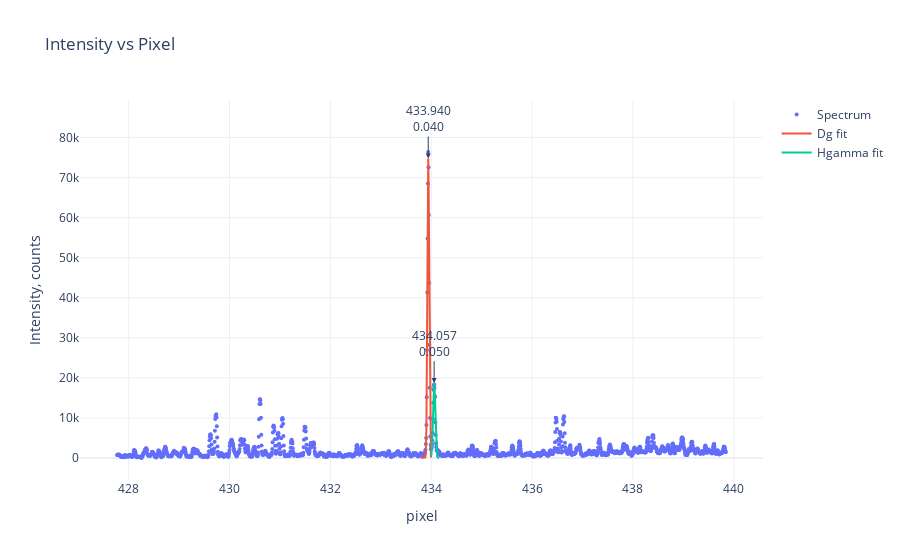

Notebook code cell kept with this figure:
### Code cell
#pixtolam = lambda x: -5.978e-03*x+ 440.2037
coeff = [-2.76244673e-07, -5.33068727e-03,  4.39841180e+02]
poly = np.poly1d(coeff)
pixels = np.arange(spectrum.shape[0])
#lam = pixtolam(pixels)
lam = poly(pixels)
fig = dv.plot_spectrum(spectrum,x=lam)

dgamma = dv.fit_single_gaussian(lam,spectrum,[433.8,434],name=r'Dg fit',fig=fig)
hgamma = dv.fit_single_gaussian(lam,spectrum,[434,434.15],name=r'Hgamma fit',fig=fig)
fig.show()

### Figure 1 — Plotly figure (JSON) as saved in the notebook; plotly's stock layout.template omitted (floating-point values rounded to 4 significant figures; data arrays with more than 128 entries replaced by an {"elided": "..."} marker saying what was removed)
{"data": [{"marker": {"size": 4}, "mode": "markers", "name": "Spectrum", "type": "scatter", "x": {"elided": "2048 float values"}, "y": {"elided": "2048 int values"}}, {"mode": "lines", "name": "Dg fit", "type": "scatter", "x": {"elided": "500 float values"}, "y": {"elided": "500 float values"}}, {"mode": "lines", "name": "Hgamma fit", "type": "scatter", "x": {"elided": "500 float values"}, "y": {"elided": "500 float values"}}], "layout": {"annotations": [{"arrowhead": 2, "ax": 0, "ay": -40, "showarrow": true, "text": "433.940<br>0.040", "x": 433.9, "y": 74750.0}, {"arrowhead": 2, "ax": 0, "ay": -40, "showarrow": true, "text": "434.057<br>0.050", "x": 434.1, "y": 18690.0}], "title": {"text": "Intensity vs Pixel"}, "xaxis": {"title": {"text": "pixel"}}, "yaxis": {"title": {"text": "Intensity, counts"}}}}
